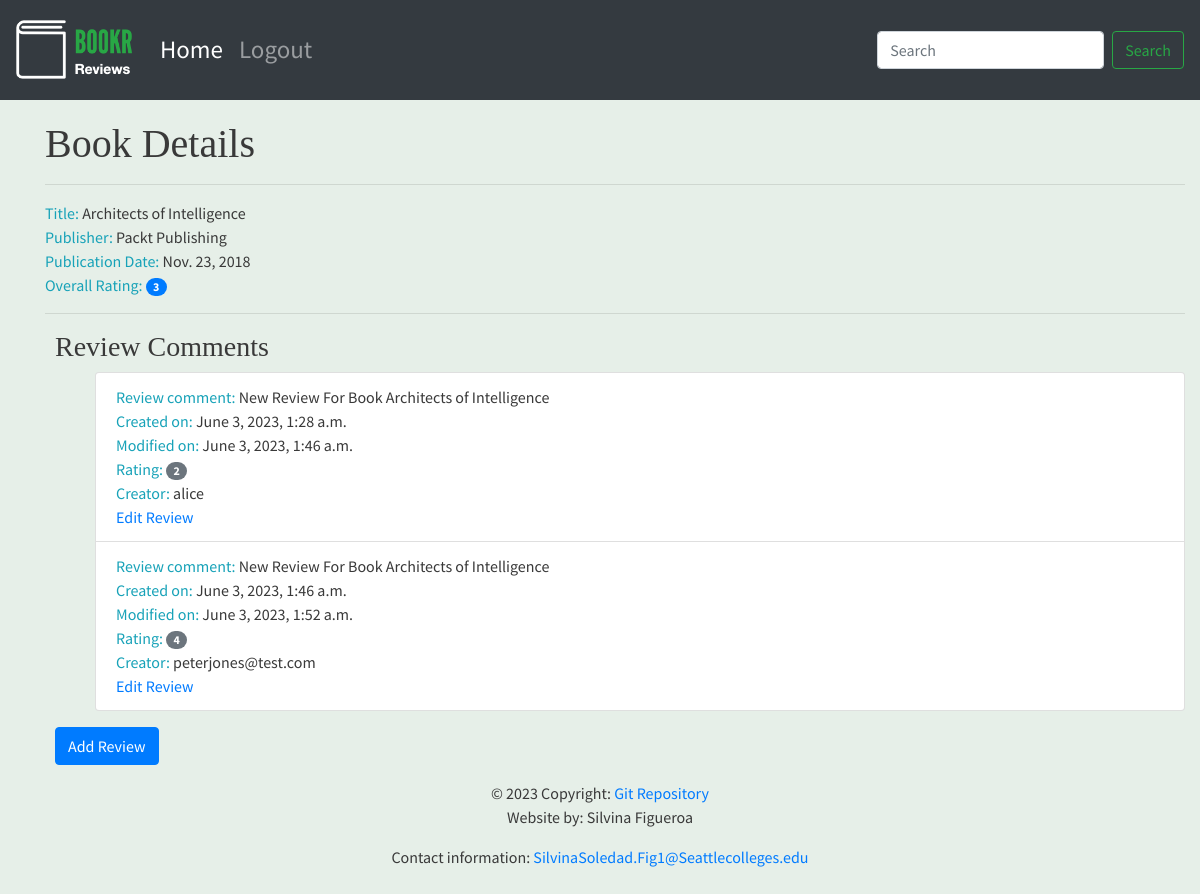
Screenshot of /book/3/ with the database file from the repository.
### reviews/models.py (models this page shows, shortened)
class Book(models.Model):
    title = models.CharField(max_length=70,
                             help_text="The title of the book.")
    publication_date = models.DateField(
        verbose_name="Date the book was published.")
    isbn = models.CharField(max_length=20,
                            verbose_name="ISBN number of the book.")
    publisher = models.ForeignKey(Publisher,
                                  on_delete=models.CASCADE)
    contributors = models.ManyToManyField('Contributor',
                                          through="BookContributor")
    cover = models.ImageField(upload_to="book_covers/", null=True, blank=True)
    sample = models.FileField(upload_to="book_samples/", null=True, blank=True)

class Publisher(models.Model):
    name = models.CharField(max_length=50,
                            help_text="The name of the Publisher.")
    website = models.URLField(help_text="The Publisher's website.")
    email = models.EmailField(help_text="The Publisher's email address.")
    def __str__(self):
        return self.name

class Review(models.Model):
    content = models.TextField(help_text="The Review text.")
    rating = models.IntegerField(help_text="The rating the reviewer has given.")
    date_created = models.DateTimeField(auto_now_add=True,
                                        help_text="The date and time the review was created.")
    date_edited = models.DateTimeField(null=True,
                                       help_text="The date and time the review was last edited.")
    creator = models.ForeignKey(auth.get_user_model(), on_delete=models.CASCADE)
    book = models.ForeignKey(Book, on_delete=models.CASCADE,
                             help_text="The Book that this review is for.")

### reviews/views.py (the view)
# urls.py: path('book/<int:pk>/', views.book_details, name='book_details'),
def book_details(request, pk):
    book = get_object_or_404(Book, pk=pk)
    reviews = book.review_set.all()
    if reviews:
        book_rating = average_rating([review.rating for review in reviews])
        context = {
            "book": book,
            "book_rating": book_rating,
            "reviews": reviews
        }
    else:
        context = {
            "book": book,
            "book_rating": None,
            "reviews": None
        }
    return render(request, 'reviews/book_details.html', context)

### reviews/utils.py (called while the page is built)
def average_rating(rating_list):
    if not rating_list:
        return 0
    return round(sum(rating_list) / len(rating_list))

### reviews/templates/reviews/book_details.html
{% extends 'reviews/review_base.html' %}
{% block content %}
<div style="margin-left: 20px; padding-left: 10px; padding-top: 20px;">
    <h1>Book Details</h1>
     <hr>
          <span class="text-info">Title: </span> <span>{{book.title}}</span>
          <br>
          <span class="text-info">Publisher: </span><span>{{book.publisher}}</span>
          <br>
          <span class="text-info">Publication Date: </span><span>{{book.publication_date}}</span>
          <br>
          <span class="text-info">Overall Rating: </span><span class="badge badge-primary badge-pill">{{book_rating}}</span>
          <br>
        {% if not reviews %}
                <span class="text-secondary">This books does not have any review yet</span>
                <br>
        {%else%}
                <hr>
                </div>
                <div style="margin-left: 20px; padding-left: 20px;">
                <h3>Review Comments</h3>
                <ul>
                {% for review in reviews %}
                      <li class="list-group-item">
                            <span class="text-info">Review comment: </span> <span>{{ review.content }}</span>
                            <br>
                            <span class="text-info">Created on: </span><span>{{ review.date_created }}</span>
                            <br>
                            <span class="text-info">Modified on: </span><span>{{ review.date_edited }}</span>
                            <br>
                            <span class="text-info">Rating: </span><span class="badge badge-secondary badge-pill">{{ review.rating }}</span>
                            <br>
                            <span class="text-info">Creator: </span><span>{{ review.creator.username }}</span>
                            <br>
                            <a href="{% url 'review_edit' book.pk review.pk %}">Edit Review</a>
                      </li>
                {% endfor %}
                    </ul>
          {% endif %}
      <a class="btn btn-primary" href="{% url 'review_create' book.pk %}">Add Review</a>
    </div>
{% endblock %}

### bookr/static/main.css (style rules this page uses)
body { font-family: 'Source Sans Pro', sans-serif; background-color: #e6efe8; color: #393939; }
h1, h2, h3, h4, h5, h6 { font-family: 'Libre Baskerville', serif; }

### rows the page displays
Book: title "Architects of Intelligence", publisher "Packt Publishing", publication_date "Nov. 23, 2018"
Review: content "New Review For Book Architects of Intelligence", date_created "June 3, 2023, 1:28 a.m.", date_edited "June 3, 2023, 1:46 a.m.", rating "2", creator.username "alice"
Review: content "New Review For Book Architects of Intelligence", date_created "June 3, 2023, 1:46 a.m.", date_edited "June 3, 2023, 1:52 a.m.", rating "4", creator.username "peterjones@test.com"

### other values shown
{{ book_rating }} "3"
